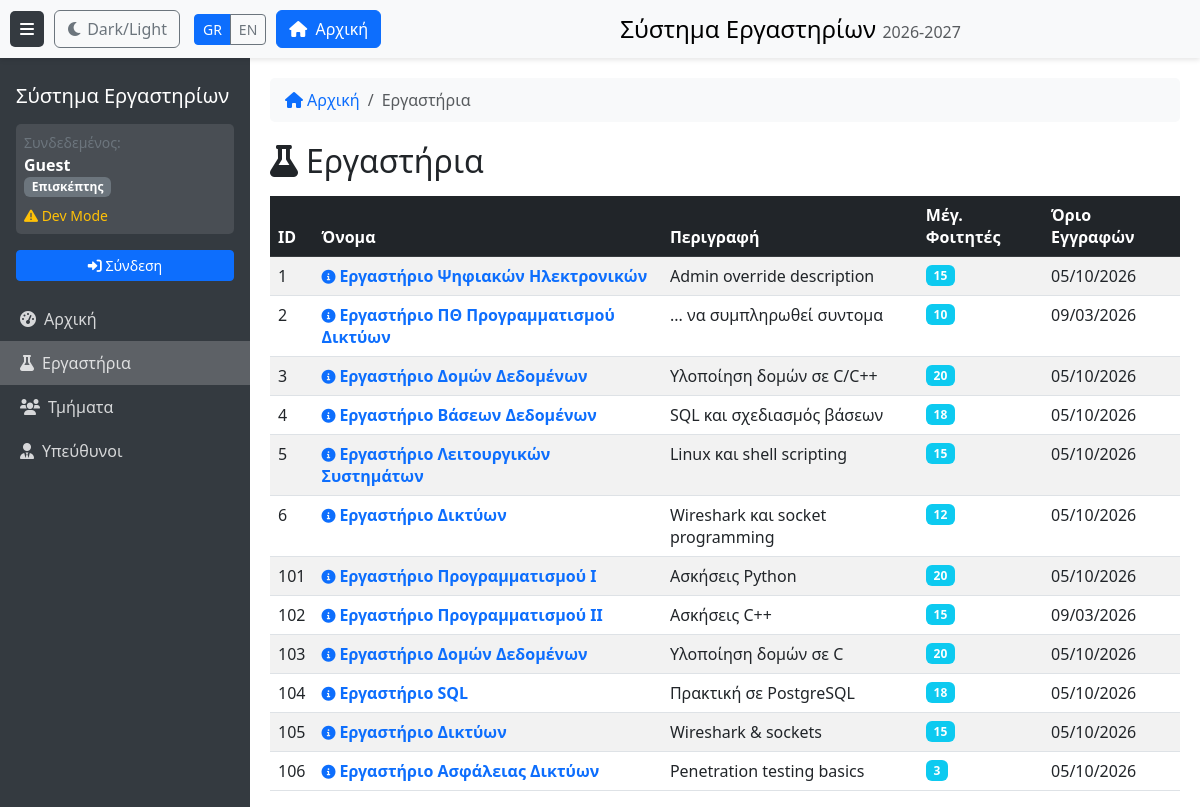
/labs, run on an earlier commit of the app's database.
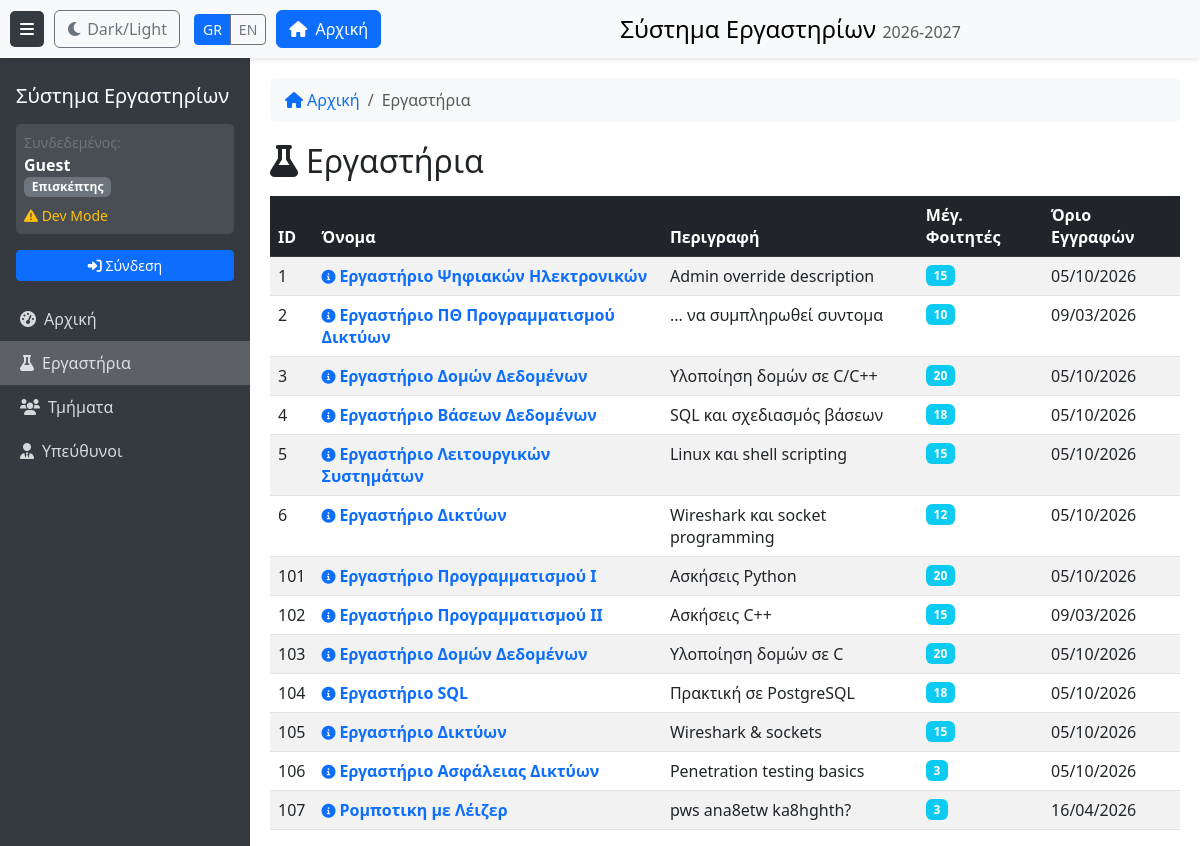
And on a later commit of the database.
### models.py (models this page shows)
class CourseLab(db.Model):
    __tablename__ = 'course_lab'
    lab_id = db.Column(db.Integer, primary_key=True, autoincrement=True)
    name = db.Column(db.Text, nullable=False)
    description = db.Column(db.Text, nullable=False)
    maxusers = db.Column(db.Integer, nullable=False)
    reg_limit = db.Column(db.Text, nullable=False)
    max_misses = db.Column(db.Integer, nullable=False)

### routes/views.py (the view)
@views_bp.route('/labs')
@require_permission('dashboard', 'view')
def labs_page():
    labs = CourseLab.query.all()
    courses = Coursename.query.order_by(Coursename.semester, Coursename.name).all() if session.get('role') == 'admin' else []
    return render_template('labs.html',
                           active_page='labs',
                           labs=labs,
                           courses=courses)

### app.py (called while the page is built)
def get_locale():
    return session.get('language', 'el')

@app.context_processor
def inject_common_vars():
    return {
        'name': session.get('name', 'Guest'),
        'role': session.get('role', 'guest'),
        'AUTH_MODE': app.config['AUTH_MODE'],
        'academic_year': get_academic_year(),
        'current_language': session.get('language', 'el'),
    }

### auth.py (called while the page is built, shortened)
def require_permission(resource, action):
    def decorator(f):
        @functools.wraps(f)
        def decorated_function(*args, **kwargs):
            matrix = PermissionMatrix()
            if 'schGrAcPersonID' in session:
                user_id = session['schGrAcPersonID']
                role = matrix.get_user_role(user_id)
            else:
                role = 'guest'
            return f(*args, **kwargs)
        return decorated_function
    return decorator

def get_academic_year():
    today = datetime.now()
    day_of_year = today.timetuple().tm_yday
    current_year = today.year
    if day_of_year < 35:
        return current_year - 1
    return current_year

### templates/labs.html (shortened to what this page needs)
﻿{% extends "base.html" %}
{% block breadcrumb %}
<li class="breadcrumb-item active" aria-current="page">{{ _('Εργαστήρια') }}</li>
{% endblock %}
{% block content %}
<div class="d-flex justify-content-between align-items-center mb-3">
    <h2 class="mb-0"><i class="fas fa-flask me-2"></i>{{ _('Εργαστήρια') }}</h2>
</div>
<div class="table-responsive">
    <table class="table table-striped table-hover sortable">
        <thead class="table-dark">
            <tr>
                <th>ID</th>
                <th>{{ _('Όνομα') }}</th>
                <th>{{ _('Περιγραφή') }}</th>
                <th>{{ _('Μέγ. Φοιτητές') }}</th>
                <th>{{ _('Όριο Εγγραφών') }}</th>
            </tr>
        </thead>
        <tbody id="labsTableBody">
        {% for lab in labs %}
            <tr>
                <td>{{ lab.lab_id }}</td>
                <td>
                    <a href="javascript:void(0)" class="text-primary text-decoration-none fw-bold" style="cursor:pointer" onclick="openLabModal({{ lab.lab_id }})">
                        <i class="fas fa-info-circle me-1 small"></i>{{ lab.name }}
                    </a>
                </td>
                <td>{{ lab.description }}</td>
                <td><span class="badge bg-info">{{ lab.maxusers }}</span></td>
                <td>{{ lab.reg_limit }}</td>
            </tr>
        {% endfor %}
        </tbody>
    </table>
</div>
{% endblock %}

What changed in the data, as far as the page shows it:
added CourseLab: lab_id "107", name "Ρομποτικη με Λέιζερ", description "pws ana8etw ka8hghth?", maxusers "3", reg_limit "16/04/2026"
